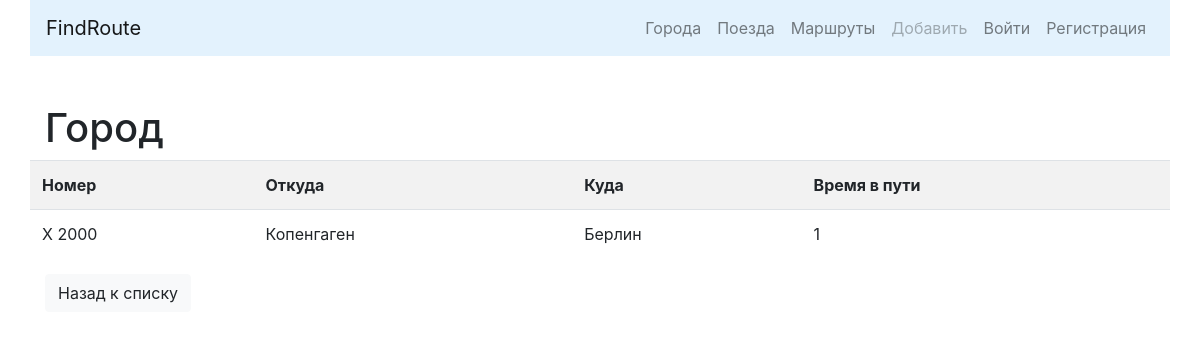
Page /trains/detail/15/ on the committed database.
### trains/models.py (models this page shows, shortened)
class Train(models.Model):
    name = models.CharField(max_length=50, unique=True, verbose_name='Номер поезда')
    travel_time = models.PositiveSmallIntegerField(verbose_name='Время в пути')
    from_city = models.ForeignKey(City, on_delete=models.CASCADE, related_name='from_city_set',
                                  verbose_name='Из какого города')
    to_city = models.ForeignKey('cities.City', on_delete=models.CASCADE, related_name='to_city_set',
                                verbose_name='В какой город')
    class Meta:
        verbose_name = 'Поезд'
        verbose_name_plural = 'Поезда'
        ordering = ['travel_time']

### cities/models.py (models this page shows, shortened)
class City(models.Model):
    name = models.CharField(max_length=100, unique=True, verbose_name='Город')
    def __str__(self):
        return self.name
    class Meta:
        verbose_name = 'Город'
        verbose_name_plural = 'Города'
        ordering = ['name']

### trains/views.py (the view)
# urls.py: path('detail/<int:pk>/', TrainDetailView.as_view(), name='trains_detail'),
class TrainDetailView(DetailView):
    queryset = Train.objects.all()
    template_name = 'trains/detail.html'

### trains/templates/trains/detail.html (shortened to what this page needs)
{% extends 'base.html' %}
{% block content %}
    <h1>Город</h1>
    <div class="row">
        <table class="table table-striped">
            <tr>
                <th>Номер</th>
                <th>Откуда</th>
                <th>Куда</th>
                <th>Время в пути</th>
            </tr>
            <tr>
                <td>{{ object.name }}</td>
                <td>{{ object.from_city }}</td>
                <td>{{ object.to_city }}</td>
                <td>{{ object.travel_time }}</td>
            </tr>
        </table>
    </div>
    <div class="row">
        <div class="col-md-4"><a href="{% url 'trains' %}">
            <button type="button" class="btn btn-light">Назад к списку</button>
        </a></div>
    </div>
{% endblock %}

### rows in the picture
Train: name "X 2000", from_city "Копенгаген", to_city "Берлин", travel_time "1"
